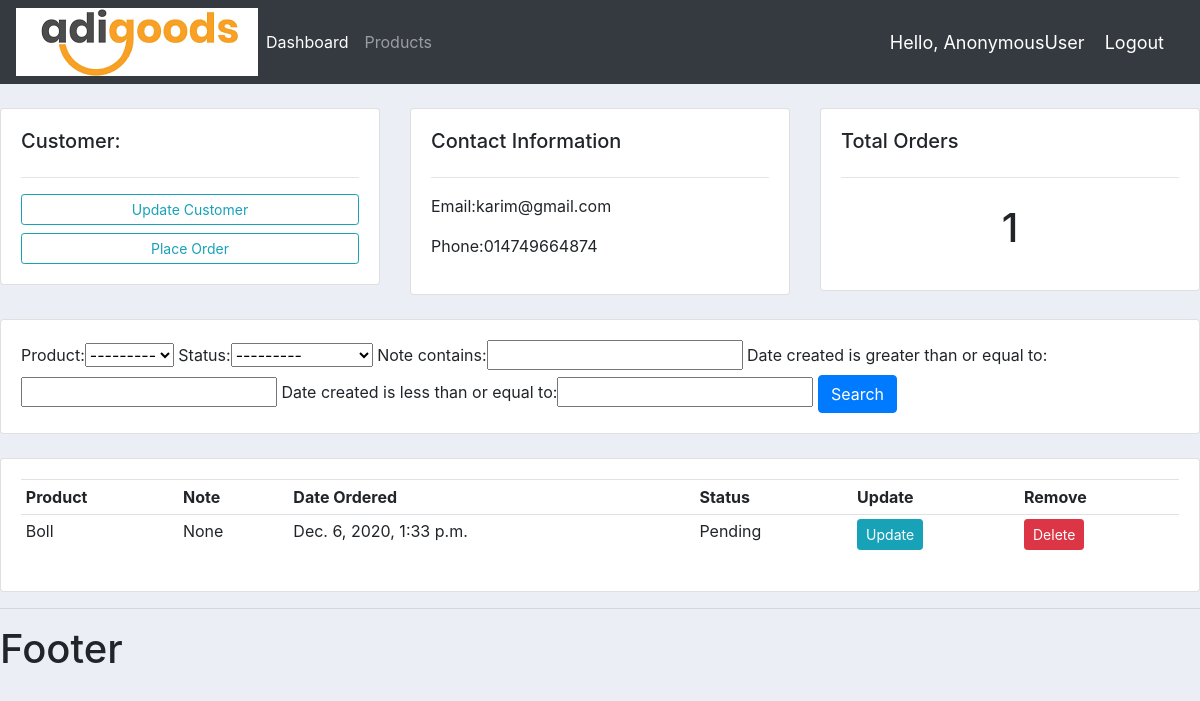
The app's page /customer/2/ with its own data.
### accounts/models.py (models this page shows, shortened)
class Customer(models.Model):
    name = models.CharField(max_length=200, null=True)
    phone = models.CharField(max_length=200, null=True)
    email = models.CharField(max_length=200, null=True)
    date_created = models.DateTimeField(auto_now_add=True, null=True)

class Order(models.Model):
    STATUS = {
        ('Pending','Pending'),
        ('Out to deliverey', 'Out to deliverey'),
        ('Delivered', 'Delivered'),
    }
    customer = models.ForeignKey(Customer, null=True, on_delete=models.SET_NULL)
    product = models.ForeignKey(Product, null=True, on_delete=models.SET_NULL)
    date_created = models.DateTimeField(auto_now_add=True, null=True)
    status = models.CharField(max_length=200, null=True, choices=STATUS)
    note = models.CharField(max_length=1000, null=True)

class Product(models.Model):
    CATEGORY = {
        ('Indoor', 'Indoor'),
        ('Out Door', 'Out Door'),
    }
    name = models.CharField(max_length=200, null=True)
    price = models.FloatField(null=True)
    category = models.CharField(max_length=200, null=True, choices=CATEGORY)
    description = models.CharField(max_length=200, null=True, blank=True)
    date_created = models.DateTimeField(auto_now_add=True, null=True)
    tag = models.ManyToManyField(Tag)
    def __str__(self):
        return self.name

### accounts/views.py (the view)
# urls.py: path('customer/<str:pk_test>/',views.customer, name='customer'),
def customer(request,pk_test):
    customer = Customer.objects.get(id=pk_test)
    orders = customer.order_set.all()
    orders_count = orders.count()
    myFilter = OrderFilter(request.GET, queryset=orders)
    order = myFilter.qs
    context ={'customer': customer, 'orders': orders, 'orders_count': orders_count, 'myFilter': myFilter}
    return render(request, 'accounts/customer.html', context)

### accounts/templates/accounts/customer.html (shortened to what this page needs)
{% extends 'accounts/main.html' %}
{% block body %}
	<br>
<div class="row">
	<div class="col-md">
		<div class="card card-body">
			<h5>Customer:</h5>
			<hr>
			<a class="btn btn-outline-info  btn-sm btn-block" href="">Update Customer</a>
			<a class="btn btn-outline-info  btn-sm btn-block" href="{% url 'created_order' customer.id %}">Place Order</a>
		</div>
	</div>
	<div class="col-md">
		<div class="card card-body">
			<h5>Contact Information</h5>
			<hr>
			<p>Email:{{ customer.email }} </p>
			<p>Phone:{{ customer.phone }} </p>
		</div>
	</div>
	<div class="col-md">
		<div class="card card-body">
			<h5>Total Orders</h5>
			<hr>
			<h1 style="text-align: center;padding: 10px">{{ orders_count }}</h1>
		</div>
	</div>
</div>
<br>
<div class="row">
	<div class="col">
		<div class="card card-body">
			<form method="get">
				{{ myFilter.form }}
		    <button class="btn btn-primary" type="submit">Search</button>
		  </form>
		</div>
	</div>
</div>
<br>
<div class="row">
	<div class="col-md">
		<div class="card card-body">
			<table class="table table-sm">
				<tr>
					<th>Product</th>
					<th>Note</th>
					<th>Date Ordered</th>
					<th>Status</th>
					<th>Update</th>
					<th>Remove</th>
				</tr>
				{% for order in orders %}
				<tr>
					<td>{{ order.product }}</td>
					<td>{{ order.note }}</td>
					<td>{{ order.date_created }}</td>
					<td>{{ order.status }}</td>
					<td><a class="btn btn-sm btn-info" href="{% url 'update_order' order.id %}">Update</a></td>
					 <td><a class="btn btn-sm btn-danger" href="{% url 'delete_order' order.id  %}">Delete</a></td>
				</tr>
				{% endfor %}
			</table>
		</div>
	</div>
</div>
{% endblock %}

### static/css/main.css (style rules this page uses)
body { background-color: #ebeff5; }

### records on screen
Customer: email "karim@gmail.com", phone "014749664874"
Order: product "Boll", note "None", date_created "Dec. 6, 2020, 1:33 p.m.", status "Pending"

### other values on screen
{{ request.user }} "AnonymousUser"
{{ orders_count }} "1"
